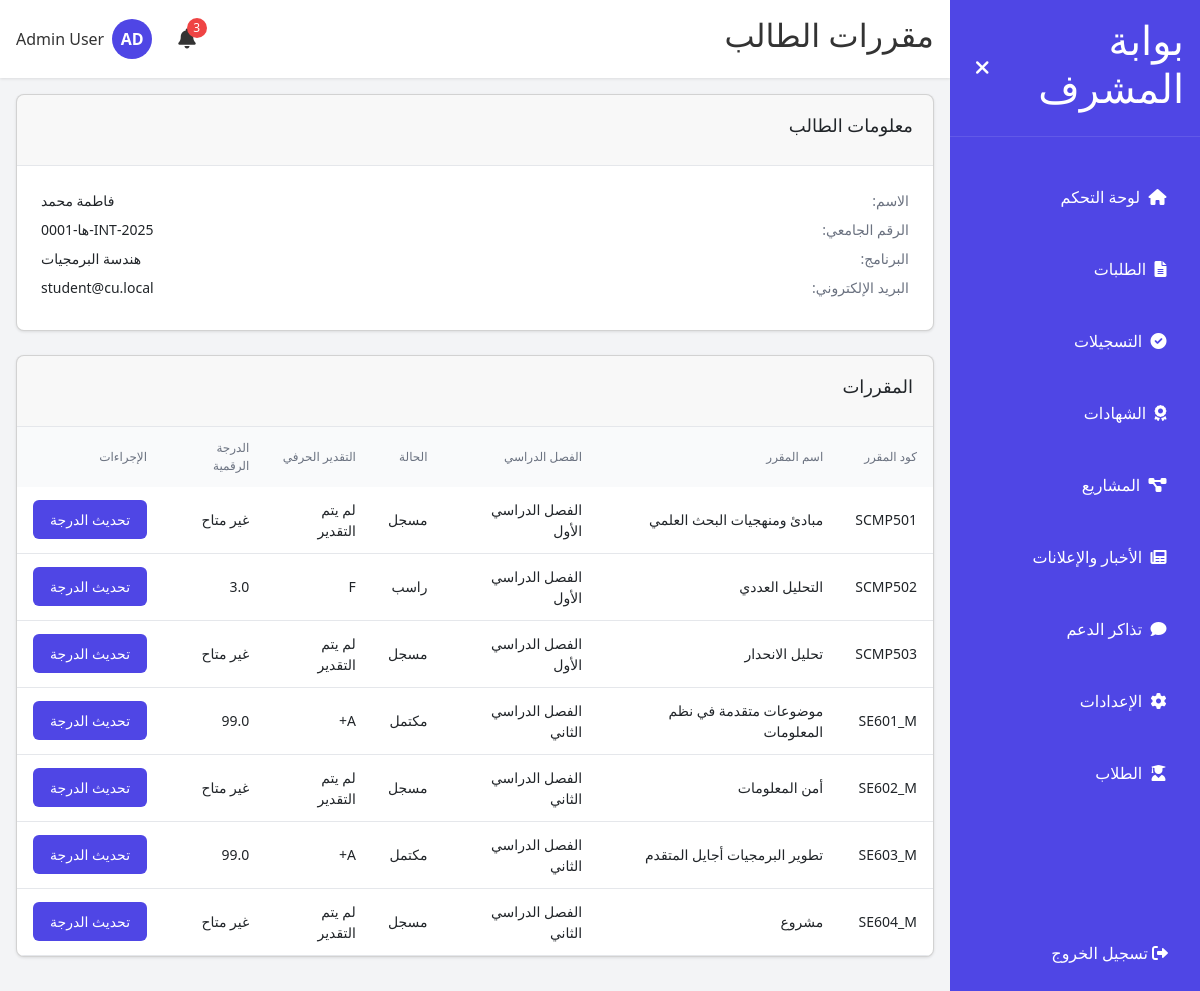
/admin/student/1/courses (signed in), run on the app's committed database.
### models.py (models this page shows, shortened)
class User(db.Model, UserMixin):
    __tablename__ = 'user'
    id = db.Column(db.Integer, primary_key=True)
    email = db.Column(db.String(120), unique=True, nullable=False)
    password_hash = db.Column(db.String(256), nullable=False)
    full_name = db.Column(db.String(120), nullable=False)
    role = db.Column(db.String(20), default='student')
    created_at = db.Column(db.DateTime, default=lambda: datetime.now(UTC))
    phone = db.Column(db.String(20))
    nationality = db.Column(db.String(50))
    education = db.Column(db.String(100))
    gender = db.Column(db.String(10))
    military_status = db.Column(db.String(20))
    is_verified = db.Column(db.Boolean, default=False, nullable=False)
    applications = db.relationship('Application', back_populates='user', lazy=True)
    documents = db.relationship('Document', back_populates='user', lazy=True)
    certificates = db.relationship('Certificate', back_populates='user', lazy=True)
    tickets = db.relationship('Ticket', back_populates='user', lazy=True)
    notifications = db.relationship('Notification', back_populates='user', lazy=True)
    enrollments = db.relationship('CourseEnrollment', back_populates='student', lazy=True)
    payments = db.relationship('Payment', back_populates='user', lazy=True)
    projects = db.relationship('Project', back_populates='user', lazy=True)
    def is_admin(self):
        return self.role == 'admin'

class StudentID(db.Model):
    __tablename__ = 'student_id'
    id = db.Column(db.Integer, primary_key=True)
    student_id = db.Column(db.String(50), unique=True, nullable=False)
    application_id = db.Column(db.Integer, db.ForeignKey('application.id'), unique=True, nullable=False)
    issue_date = db.Column(db.DateTime, default=lambda: datetime.now(UTC))
    created_at = db.Column(db.DateTime, default=lambda: datetime.now(UTC))
    application = db.relationship('Application', back_populates='student_id')

class Application(db.Model):
    __tablename__ = 'application'
    id = db.Column(db.Integer, primary_key=True)
    app_id = db.Column(db.String(50), unique=True, nullable=False)
    user_id = db.Column(db.Integer, db.ForeignKey('user.id'), nullable=False)
    program_id = db.Column(db.Integer, db.ForeignKey('programs.id'))
    program = db.Column(db.String(200), nullable=False)
    status = db.Column(db.String(50), default='Pending Review')
    payment_status = db.Column(db.String(50), default='Pending Payment')
    date_submitted = db.Column(db.DateTime, default=lambda: datetime.now(UTC))
    academic_year = db.Column(db.String(20))
    semester = db.Column(db.String(10))
    program_type = db.Column(db.String(50))
    user = db.relationship('User', back_populates='applications')
    program_relation = db.relationship('Program', back_populates='applications')
    documents = db.relationship('Document', back_populates='application', lazy=True)
    student_id = db.relationship('StudentID', back_populates='application', uselist=False, lazy=True)
    payment = db.relationship('Payment', backref='application', uselist=False)

class CourseEnrollment(db.Model):
    __tablename__ = 'course_enrollments'
    id = db.Column(db.Integer, primary_key=True)
    student_id = db.Column(db.Integer, db.ForeignKey('user.id'), nullable=False)
    course_id = db.Column(db.Integer, db.ForeignKey('courses.id'), nullable=False)
    program_id = db.Column(db.Integer, db.ForeignKey('programs.id'))
    grade = db.Column(db.String(5))
    grade_numeric = db.Column(db.Float)
    gpa_value = db.Column(db.Float)
    status = db.Column(db.String(20), default='Enrolled')
    enrollment_date = db.Column(db.DateTime, default=lambda: datetime.now(UTC))
    academic_year = db.Column(db.String(20))
    semester = db.Column(db.String(50))
    student = db.relationship('User', back_populates='enrollments')
    course = db.relationship('Course', back_populates='enrollments')

class Course(db.Model):
    __tablename__ = 'courses'
    id = db.Column(db.Integer, primary_key=True)
    code = db.Column(db.String(20), unique=True, nullable=False)
    title = db.Column(db.String(200), nullable=False)
    credits = db.Column(db.Integer, default=3, nullable=False)
    description = db.Column(db.Text)
    is_active = db.Column(db.Boolean, default=True)
    programs = db.relationship('Program', secondary='program_courses', back_populates='courses', viewonly=True)
    enrollments = db.relationship('CourseEnrollment', back_populates='course', lazy=True)
    program_courses_association = db.relationship('ProgramCourse', back_populates='course', cascade='all, delete-orphan')

### run.py (the view)
@app.route('/admin/student/<int:user_id>/courses')
@login_required
def admin_student_courses(user_id):
    if not current_user.is_admin():
        return redirect(url_for('student_dashboard'))
    student = User.query.get_or_404(user_id)
    student_id_obj = StudentID.query.join(Application).filter(
        Application.user_id == user_id
    ).options(
        joinedload(StudentID.application).joinedload(Application.program_relation) # Eager load application and program
    ).first()
    if not student_id_obj:
        flash('لم يتم تعيين رقم جامعي لهذا الطالب.', 'warning')
        return redirect(url_for('admin_students'))
    application = student_id_obj.application
    program_name = application.program # Display name from application (should be Arabic)
    program_db = application.program_relation # Actual Program object
    courses_data = []
    status_map_display = {
        'Enrolled': 'مسجل',
        'Completed': 'مكتمل',
        'Failed': 'راسب',
        'In Progress': 'قيد الدراسة' # Or another suitable term
    }
    try:
        enrolled_items = db.session.query(
            Course, CourseEnrollment
        ).join(
            CourseEnrollment, Course.id == CourseEnrollment.course_id
        ).filter(
            CourseEnrollment.student_id == user_id
        ).options(
            joinedload(CourseEnrollment.course) # Eager load course details
        ).order_by(
            CourseEnrollment.academic_year.desc(),
            CourseEnrollment.semester, # Assumes Arabic semester name stored
            Course.code
        ).all()
        enrolled_course_ids = set()
        for course, enrollment in enrolled_items:
            courses_data.append({
                'course': course,
                'semester': enrollment.semester, # Use semester from enrollment (should be Arabic)
                'enrollment_status': status_map_display.get(enrollment.status, enrollment.status),
                'grade': enrollment.grade, # Letter grade (A+, B, etc.)
                'grade_numeric': enrollment.grade_numeric, # Numeric grade (0-100)
                'enrollment_id': enrollment.id
            })
            enrolled_course_ids.add(course.id)
    except Exception as e:
        app.logger.error(f"Error fetching courses for student {user_id} in admin view: {str(e)}", exc_info=True)
        flash('خطأ في تحميل بيانات المقررات للطالب.', 'danger')
    return render_template('admin/student_courses.html',
                         student=student,
                         student_id=student_id_obj.student_id,
                         program=program_name,
                         courses=courses_data) # Pass the unified list

### run.py (called while the page is built, shortened)
@login_manager.user_loader
def load_user(user_id):
    return User.query.get(int(user_id))

@app.template_filter('time_ago')
def time_ago_filter(time):
    now = datetime.now(UTC)
    if time.tzinfo is None:
        time = time.replace(tzinfo=UTC)
    diff = now - time
    seconds = diff.total_seconds()
    if seconds < 60:
        return "الآن"
    elif seconds < 86400: # Less than a day
        hours = int(seconds / 3600)
        if hours == 1:
            return "منذ ساعة واحدة"
        elif hours == 2:
            return "منذ ساعتين"
        elif 3 <= hours <= 10:
            return f"منذ {hours} ساعات"
        else:
            return f"منذ {hours} ساعة"
    else:
        return time.strftime("%Y-%m-%d")

@app.template_filter('slice')
def slice_filter(iterable, start, end=None):
    if end is None:
        return iterable[start:]
    return iterable[start:end]

@app.context_processor
def inject_now():
    return {'now': datetime.now(UTC)}

@app.context_processor
def utility_processor():
    return {
        'now': datetime.now(UTC),
        's3_url': s3_url_filter  # --- S3 INTEGRATION: Make s3_url function available globally in templates
    }

### templates/admin/student_courses.html (shortened to what this page needs)
{% extends "admin_layout.html" %}
{% block page_title %}مقررات الطالب{% endblock %}
{% block main_content %}
<div class="card mb-6">
    <div class="card-header">
        <h3>معلومات الطالب</h3>
    </div>
    <div class="card-body">
        <div class="info-row">
            <span class="info-label">الاسم:</span>
            <span class="info-value">{{ student.full_name }}</span>
        </div>
        <div class="info-row">
            <span class="info-label">الرقم الجامعي:</span>
            <span class="info-value">{{ student_id }}</span>
        </div>
        <div class="info-row">
            <span class="info-label">البرنامج:</span>
            <span class="info-value">{{ program }}</span>
        </div>
        <div class="info-row">
            <span class="info-label">البريد الإلكتروني:</span>
            <span class="info-value">{{ student.email }}</span>
        </div>
    </div>
</div>
<div class="card">
    <div class="card-header">
        <h3>المقررات</h3>
    </div>
    <div class="table-container">
        <table class="full-width-table">
            <thead>
                <tr>
                    <th>كود المقرر</th>
                    <th>اسم المقرر</th>
                    <th>الفصل الدراسي</th>
                    <th>الحالة</th>
                    <th>التقدير الحرفي</th>
                    <th>الدرجة الرقمية</th>
                    <th>الإجراءات</th>
                </tr>
            </thead>
            <tbody>
                {% for item in courses %}
                    <tr>
                        <td>{{ item.course.code }}</td>
                        <td>{{ item.course.title }}</td>
                        <td>{{ item.semester }}</td>
                        <td>{{ item.enrollment_status }}</td>
                        <td>{{ item.grade or 'لم يتم التقدير' }}</td>
                        <td>{{ item.grade_numeric if item.grade_numeric != None else 'غير متاح' }}</td>
                        <td>
                            {% if item.enrollment_id %}
                                <button type="button" class="btn primary"
                                        onclick="openGradeModal('{{ item.enrollment_id }}', '{{ item.course.title }}')">
                                    تحديث الدرجة
                                </button>
                            {% endif %}
                        </td>
                    </tr>
                {% else %}
                    <tr>
                        <td colspan="7" class="text-center">لم يتم العثور على مقررات</td>
                    </tr>
                {% endfor %}
            </tbody>
        </table>
    </div>
</div>
{% endblock %}

### templates/admin_layout.html (shortened to what this page needs)
{% extends "base.html" %}
{% block content %}
<div class="dashboard-container">
    <div id="sidebar" class="sidebar">
        <div class="sidebar-header">
            <h1 id="sidebar-title">بوابة المشرف</h1>
            <button id="toggle-sidebar" class="btn-icon">
                <i class="fas fa-times"></i>
            </button>
        </div>
        <nav class="sidebar-nav">
            <ul class="nav-list">
                <li class="nav-item">
                    <a href="{{ url_for('admin_dashboard') }}" class="nav-link {% if request.endpoint == 'admin_dashboard' %}active{% endif %}">
                        <i class="fas fa-home"></i>
                        <span class="nav-text">لوحة التحكم</span>
                    </a>
                </li>
                <li class="nav-item">
                    <a href="{{ url_for('admin_applications') }}" class="nav-link {% if request.endpoint == 'admin_applications' %}active{% endif %}" id="admin-applications-link">
                        <i class="fas fa-file-alt"></i>
                        <span class="nav-text">الطلبات</span>
                    </a>
                </li>
                <li class="nav-item">
                    <a href="{{ url_for('admin_enrollments') }}" class="nav-link {% if request.endpoint == 'admin_enrollments' %}active{% endif %}">
                        <i class="fas fa-check-circle"></i>
                        <span class="nav-text">التسجيلات</span>
                    </a>
                </li>
                <li class="nav-item">
                    <a href="{{ url_for('admin_certificates') }}" class="nav-link {% if request.endpoint == 'admin_certificates' %}active{% endif %}">
                        <i class="fas fa-award"></i>
                        <span class="nav-text">الشهادات</span>
                    </a>
                </li>
                <li class="nav-item">
                    <a href="{{ url_for('admin_projects') }}" class="nav-link {% if request.endpoint == 'admin_projects' %}active{% endif %}">
                        <i class="fas fa-project-diagram"></i>
                        <span class="nav-text">المشاريع</span>
                    </a>
                </li>
                <li class="nav-item">
                    <a href="{{ url_for('admin_news') }}" class="nav-link {% if 'news' in request.endpoint %}active{% endif %}">
                        <i class="fas fa-newspaper"></i>
                        <span class="nav-text">الأخبار والإعلانات</span>
                    </a>
                </li>
                <li class="nav-item">
                    <a href="{{ url_for('admin_tickets') }}" class="nav-link {% if request.endpoint == 'admin_tickets' %}active{% endif %}">
                        <i class="fas fa-comment"></i>
                        <span class="nav-text">تذاكر الدعم</span>
                    </a>
                </li>
                <li class="nav-item">
                    <a href="{{ url_for('admin_settings') }}" class="nav-link {% if request.endpoint == 'admin_settings' %}active{% endif %}">
                        <i class="fas fa-cog"></i>
                        <span class="nav-text">الإعدادات</span>
                    </a>
                </li>
                <li class="nav-item">
                    <a href="{{ url_for('admin_students') }}" class="nav-link {% if request.endpoint == 'admin_students' %}active{% endif %}">
                        <i class="fas fa-user-graduate"></i>
                        <span class="nav-text">الطلاب</span>
                    </a>
                </li>
            </ul>
        </nav>
        <div class="logout-container">
            <a href="{{ url_for('logout') }}" class="nav-item">
                <i class="fas fa-sign-out-alt"></i>
                <span class="nav-text">تسجيل الخروج</span>
            </a>
        </div>
    </div>
    <div class="main-content">
        <header class="header">
            <div class="header-content">
                <h2 id="page-title">{% block page_title %}لوحة التحكم{% endblock %}</h2>
                <div class="header-actions">
                    <div class="notification-container">
                        <button id="notification-btn" class="btn-icon">
                            <i class="fas fa-bell"></i>
                            {% set unread_notifications = current_user.notifications|selectattr('read', 'equalto', false)|list %}
                            {% if unread_notifications %}
                                <span id="notification-badge" class="notification-badge">{{ unread_notifications|length }}</span>
                            {% endif %}
                        </button>
                    </div>
                    <div class="user-container">
                        <div class="avatar">AD</div>
                        <span id="user-name" class="user-name">{{ current_user.full_name }}</span>
                    </div>
                </div>
            </div>
        </header>
        <main class="content">
            {% block main_content %}{% endblock %}
        </main>
    </div>
</div>
{% endblock %}

### data on the page
User: full_name "Admin User"
User: full_name "فاطمة محمد", email "student@cu.local"
StudentID: student "2025-INT-ها-0001"
Application: program "هندسة البرمجيات"
CourseEnrollment: course.code "SCMP501", course "مبادئ ومنهجيات البحث العلمي", semester "الفصل الدراسي الأول", enrollment_status "مسجل", grade "لم يتم التقدير", grade_numeric "غير متاح"
CourseEnrollment: course.code "SCMP502", course "التحليل العددي", semester "الفصل الدراسي الأول", enrollment_status "راسب", grade "F", grade_numeric "3.0"
CourseEnrollment: course.code "SCMP503", course "تحليل الانحدار", semester "الفصل الدراسي الأول", enrollment_status "مسجل", grade "لم يتم التقدير", grade_numeric "غير متاح"
CourseEnrollment: course.code "SE601_M", course "موضوعات متقدمة في نظم المعلومات", semester "الفصل الدراسي الثاني", enrollment_status "مكتمل", grade "A+", grade_numeric "99.0"
CourseEnrollment: course.code "SE602_M", course "أمن المعلومات", semester "الفصل الدراسي الثاني", enrollment_status "مسجل", grade "لم يتم التقدير", grade_numeric "غير متاح"
CourseEnrollment: course.code "SE603_M", course "تطوير البرمجيات أجايل المتقدم", semester "الفصل الدراسي الثاني", enrollment_status "مكتمل", grade "A+", grade_numeric "99.0"
CourseEnrollment: course.code "SE604_M", course "مشروع", semester "الفصل الدراسي الثاني", enrollment_status "مسجل", grade "لم يتم التقدير", grade_numeric "غير متاح"

### other printed values
{{ unread_notifications|length }} "3"
